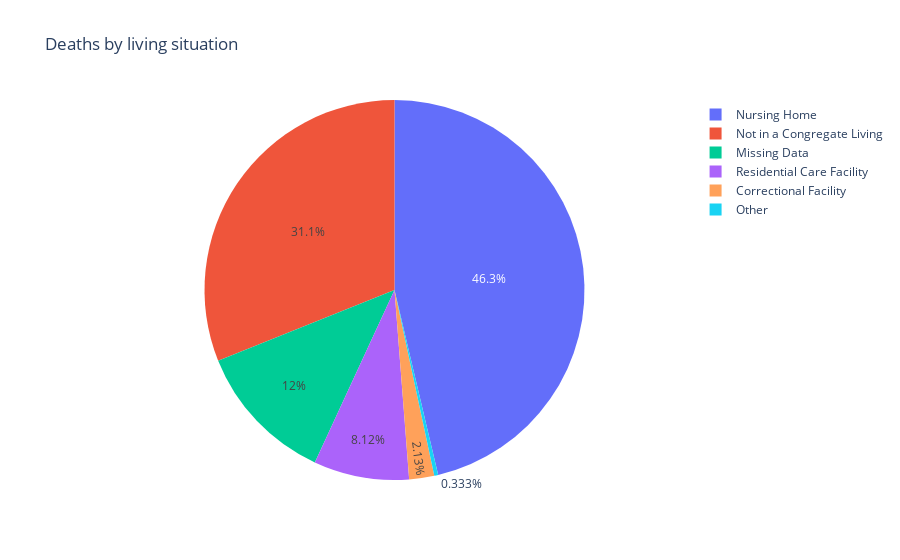

The cell this chart's notebook holds for it:
### Code cell
fig = px.pie(df.reset_index(), values='Deaths',names = 'Living_Situation', title='Deaths by living situation')
fig.show()

### Figure 1 — Plotly figure (JSON) as saved in the notebook; plotly's stock layout.template omitted (floating-point values rounded to 4 significant figures)
{"data": [{"domain": {"x": [0, 1], "y": [0, 1]}, "hovertemplate": "Living_Situation=%{label}<br>Deaths=%{value}<extra></extra>", "labels": ["Nursing Home", "Residential Care Facility", "Correctional Facility", "Other", "Not in a Congregate Living", "Missing Data"], "legendgroup": "", "name": "", "showlegend": true, "type": "pie", "values": [696, 122, 32, 5, 467, 181]}], "layout": {"autosize": true, "legend": {"tracegroupgap": 0}, "title": {"text": "Deaths by living situation"}}}
